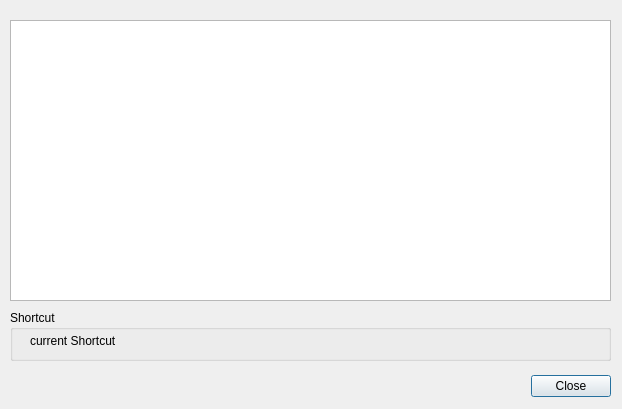
<?xml version="1.0" encoding="UTF-8"?>
<ui version="4.0">
 <class>ShortcutsDialog</class>
 <widget class="QDialog" name="ShortcutsDialog">
  <property name="geometry">
   <rect>
    <x>0</x>
    <y>0</y>
    <width>622</width>
    <height>409</height>
   </rect>
  </property>
  <property name="windowTitle">
   <string>Dialog</string>
  </property>
  <widget class="QDialogButtonBox" name="buttonBox">
   <property name="geometry">
    <rect>
     <x>270</x>
     <y>370</y>
     <width>341</width>
     <height>32</height>
    </rect>
   </property>
   <property name="orientation">
    <enum>Qt::Horizontal</enum>
   </property>
   <property name="standardButtons">
    <set>QDialogButtonBox::Close</set>
   </property>
  </widget>
  <widget class="QTableWidget" name="tblShortcuts">
   <property name="geometry">
    <rect>
     <x>10</x>
     <y>20</y>
     <width>601</width>
     <height>281</height>
    </rect>
   </property>
  </widget>
  <widget class="QGroupBox" name="groupBox">
   <property name="geometry">
    <rect>
     <x>10</x>
     <y>310</y>
     <width>601</width>
     <height>51</height>
    </rect>
   </property>
   <property name="title">
    <string>Shortcut</string>
   </property>
   <widget class="QWidget" name="layoutWidget">
    <property name="geometry">
     <rect>
      <x>20</x>
      <y>20</y>
      <width>561</width>
      <height>22</height>
     </rect>
    </property>
    <layout class="QHBoxLayout" name="horizontalLayout">
     <item>
      <widget class="QLabel" name="label">
       <property name="text">
        <string>current Shortcut</string>
       </property>
      </widget>
     </item>
    </layout>
   </widget>
  </widget>
 </widget>
 <resources/>
 <connections>
  <connection>
   <sender>buttonBox</sender>
   <signal>accepted()</signal>
   <receiver>ShortcutsDialog</receiver>
   <slot>accept()</slot>
   <hints>
    <hint type="sourcelabel">
     <x>248</x>
     <y>254</y>
    </hint>
    <hint type="destinationlabel">
     <x>157</x>
     <y>274</y>
    </hint>
   </hints>
  </connection>
  <connection>
   <sender>buttonBox</sender>
   <signal>rejected()</signal>
   <receiver>ShortcutsDialog</receiver>
   <slot>reject()</slot>
   <hints>
    <hint type="sourcelabel">
     <x>316</x>
     <y>260</y>
    </hint>
    <hint type="destinationlabel">
     <x>286</x>
     <y>274</y>
    </hint>
   </hints>
  </connection>
 </connections>
</ui>
